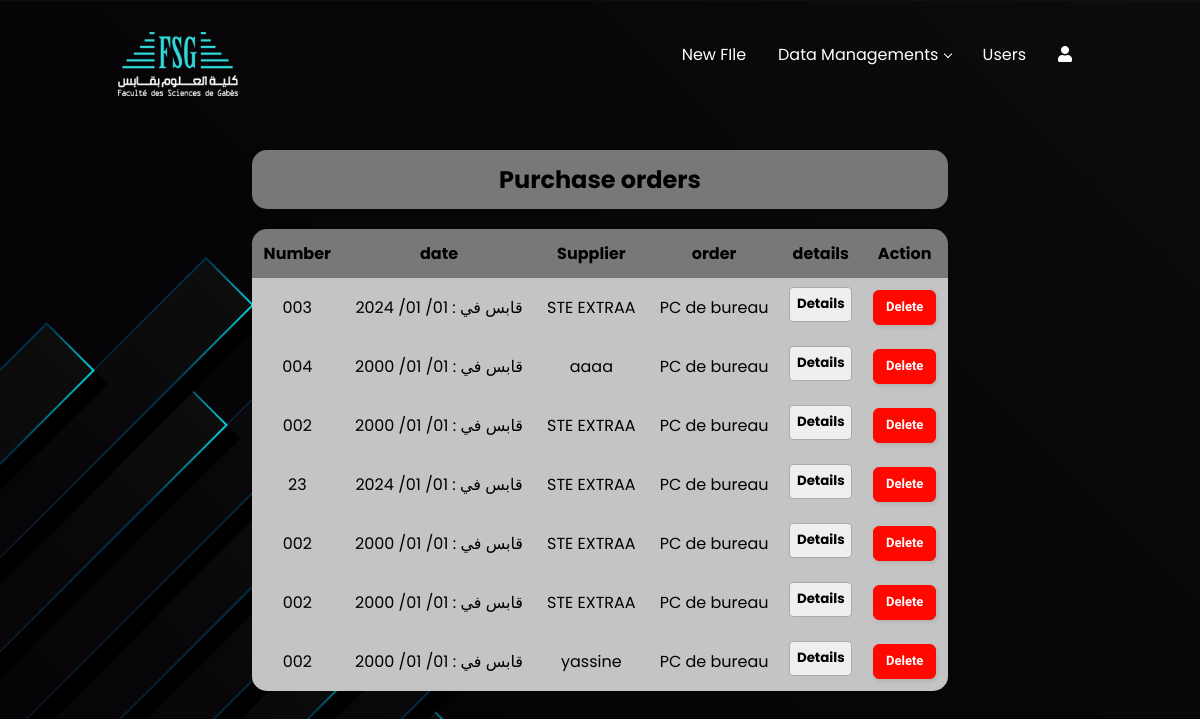
Page /bon_commande (signed in) on the committed database.
### website/models.py (models this page shows)
class BonCommande(models.Model):
    numero=models.CharField( max_length=10, null=True)
    date = models.CharField(max_length=15)
    fournisseur = models.ForeignKey('Fournisseur', on_delete=models.CASCADE)
    id_commande = models.ForeignKey('Commande', on_delete=models.CASCADE)
    id_client=models.ForeignKey('Client', on_delete=models.CASCADE, null=True)

class Fournisseur(models.Model):
    identificateur=models.CharField(max_length=100, null=True)
    name = models.CharField(max_length=100)
    address = models.CharField(max_length=200)
    sujet = models.TextField(max_length=5000)
    consultation=models.CharField( max_length=50,null=True)

class Commande(models.Model):
    quantity=models.CharField(max_length=5, null= True)
    unity = models.CharField(max_length=10)
    price_indiv = models.CharField(max_length=50)
    price_total = models.CharField(max_length=50)
    sum = models.CharField(max_length=50)
    id_produit = models.ForeignKey(Produit, on_delete=models.CASCADE)

class Produit(models.Model):
    name = models.CharField(max_length=20)
    characteristic = models.TextField(max_length=5000, null=True)

### website/views.py (the view)
# urls.py: path('bon_commande', views.bon_commande, name='bon_commande'),
@cache_control(no_cache=True, must_revalidate=True, no_store=True)
@login_required
def bon_commande(request):
    boncommande = BonCommande.objects.all()
    return render(request, 'bon_commande.html',{'boncommande': boncommande} )

### website/templates/bon_commande.html (shortened to what this page needs)
{% load static %}
{% block content %}
<html lang="en">
<head>
<link rel="stylesheet" href="{% static 'css/bon_commande.css' %}">
<link rel="stylesheet" href="https://cdnjs.cloudflare.com/ajax/libs/font-awesome/5.15.3/css/all.min.css"/>
<link href='https://unpkg.com/boxicons@2.1.4/css/boxicons.min.css' rel='stylesheet'>
</head>
<body>
  <div class="navbar">
    <div class="logo"><a href="{% url 'home' %}"><img src="static/images/logo.png"/></a></div>
    <div class="menubar">
         <ul class="mbar">
             <li><a href="File">New FIle</a></li>
             <li class="active">
                 <a href="#">Data Managements</a>
              </li>
              {% if request.user.is_superuser %}
              <li class="nd1"><a href="{% url 'userinterface' %}">Users</a> </li>
              {% endif %}
              <li><a href="#"><i class="fas fa-user"></i></a>
              </li>
         </ul>
    </div>
  </div>
 {% if boncommande %}
 <div class="table-wrapper">
  <div class="tabletitle">
    <h2 >Purchase orders</h2></div>
    <table class="table table-striped table-rounded">
        <thead>
              <tr>
                <th scope="col">Number</th>
                <th scope="col">date</th>
                <th scope="col">Supplier</th>
                <th scope="col">order</th>
                <th scope="col">details</th>
                {% if request.user.is_superuser or request.user.is_staff %}
                <th scope="col">Action</th>
                {% endif %}
              </tr>
        </thead>
        <tbody class="table-group-divider">
                {% for item in boncommande %}
                <tr scope="row">
                    <td>{{ item.numero }}</td>
                    <td>{{ item.date }}</td>
                    <td>{{ item.fournisseur.name }}</td>
                    <td>{{ item.id_commande.id_produit.name }}</td>
                    <td><button class="details-button" data-item-id="{{ item.id }}">Details</button></td>
                    {% if request.user.is_superuser or request.user.is_staff %}
                    <td>
                      <form method="POST" action="{% url 'deletecommande'%}">{% csrf_token %}
                        <input type="submit"  value="Delete" class="btn-danger">
                      </form>
                  </td>
                  {% endif %}
                </tr>
                {% endfor %}
        </tbody>
    </table>
 </div>
 {% else %}
 <div class="emty">
    <p>no purchase order exists.</p>
 </div>
 {% endif %}
</body>
</html>
  {% endblock %}

### website/static/css/bon_commande.css (style rules this page uses)
* { margin: 0; padding: 0; box-sizing: border-box; font-family: "Poppins", sans-serif; }
body { display: flex; align-items: center; min-height: 100vh; justify-content: center; background: #000000; background-image: url('../images/02.jpg'); background-size: cover; background-position: center; background-repeat: no-repeat; }
.navbar { display: flex; justify-content: space-between; padding-top: 2rem; padding-left: 7rem; padding-right: 7rem; position: absolute; top: 0; height: 7rem; width: 100%; }
.navbar ul { list-style: none; display: flex; }
.navbar li { padding: 0 1rem; position: relative; }
.navbar a { text-decoration: none; color: #fff; }
.logo img { padding-left: 5%; height: 80%; }
.menubar { padding-top: 10px; right: 5%; }
.navbar li.active:after { content: ''; display: inline-block; color: white; margin-bottom: 3px; border: solid; border-width: 0 1px 1px 0; width: 5px; height: 5px; transform: rotate(45deg); margin-left: 2px; }
.table { border-collapse: separate; border-spacing: 0; width: 100%; margin: 20px 0; }
.table th, .table td { padding: 12px; background: #c5c4c4; border: none; text-align: center; }
.table th { background: #797878; }
.table-rounded { border-radius: 15px; overflow: hidden; }
.table-wrapper { margin-top: 500px; overflow-x: auto; border-radius: 15px; margin: 150px 0; padding-left: 30px; padding-right: 30px; }
.table-striped tbody tr:nth-of-type(odd) { background: #2b2b2b; }
.tabletitle { padding: 12px; border: none; text-align: center; background: #797878; border-radius: 15px; }
.details-button { border: 1px solid #aaa; border-radius: 4px; padding: 0.5em 0.5em 0; font-weight: bold; margin: -0.5em -0.5em 0; padding: 0.5em; }
.btn-danger { background: #ff0800; border: 1px solid #ff0800; border-radius: 6px; box-shadow: rgba(0, 0, 0, 0.1) 1px 2px 4px; box-sizing: border-box; color: #FFFFFF; cursor: pointer; display: inline-block; font-family: nunito,roboto,proxima-nova,"proxima nova",sans-serif; font-size: 13px; font-weight: 650; line-height: 16px; height: 35px; outline: 0; padding: 5px 12px; text-align: center; text-rendering: geometricprecision; text-transform: none; user-select: none; -webkit-user-select: none; touch-action: manipulation; vertical-align: middle; }

### rows in the picture
BonCommande: numero "003", date "قابس في : 01/ 01/ 2024", fournisseur.name "STE EXTRAA", id_commande.id_produit.name "PC de bureau"
BonCommande: numero "004", date "قابس في : 01/ 01/ 2000", fournisseur.name "aaaa", id_commande.id_produit.name "PC de bureau"
BonCommande: numero "002", date "قابس في : 01/ 01/ 2000", fournisseur.name "STE EXTRAA", id_commande.id_produit.name "PC de bureau"
BonCommande: numero "23", date "قابس في : 01/ 01/ 2024", fournisseur.name "STE EXTRAA", id_commande.id_produit.name "PC de bureau"
BonCommande: numero "002", date "قابس في : 01/ 01/ 2000", fournisseur.name "STE EXTRAA", id_commande.id_produit.name "PC de bureau"
BonCommande: numero "002", date "قابس في : 01/ 01/ 2000", fournisseur.name "STE EXTRAA", id_commande.id_produit.name "PC de bureau"
BonCommande: numero "002", date "قابس في : 01/ 01/ 2000", fournisseur.name "yassine", id_commande.id_produit.name "PC de bureau"
